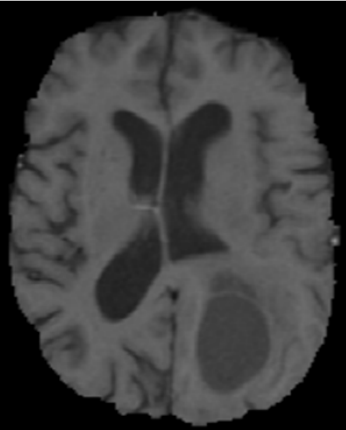
#> input picture Class Activity 1/Lab1B.3.png, 346 x 430 px
$ python exponential.py
#> lines starting #> are read from the running program, lines starting #| are printed output that depends on the picture
#!/usr/bin/env python3
# -*- coding: utf-8 -*-
"""
Created on Mon Mar  9 23:03:53 2020

@author: lizeth
"""

import numpy as np
import cv2 as cv

#Load an color image in grayscale
img= cv.imread('Lab1B.3.png',0)
#> img is the input picture: shape (430, 346); min 0, max 185, mean 59.1
#Obtain image dimensions
rows,cols=img.shape
#> rows = 430; cols = 346
#Initialize variables
imgResult=np.zeros((rows,cols),dtype="uint8")

#potencia
# S = c * [f(x,y)]^n   si n es 0-1 se aclara, si es mayor a 1 se obscurece
for i in range(rows):
    for j in range(cols):
        imgResult[i,j] = np.power(img[i,j],1.2)
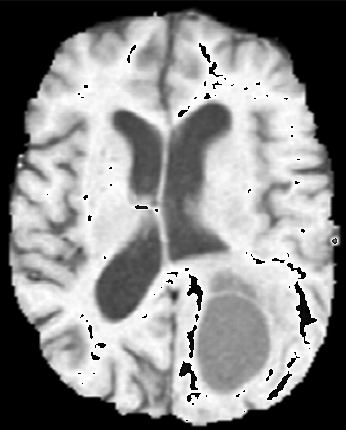
#> imgResult: shape (430, 346); min 0, max 254, mean 137.2


image = cv.hconcat([img,imgResult])
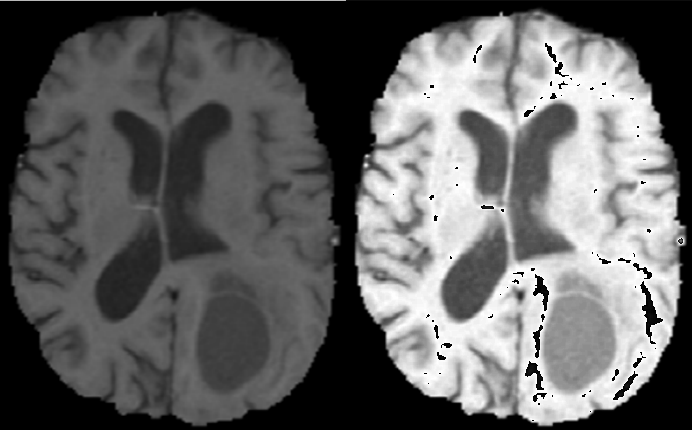
#> image: shape (430, 692); min 0, max 254, mean 98.2
cv.imshow('Original / Exponential',image)

cv.waitKey(0)
cv.destroyAllWindows()
